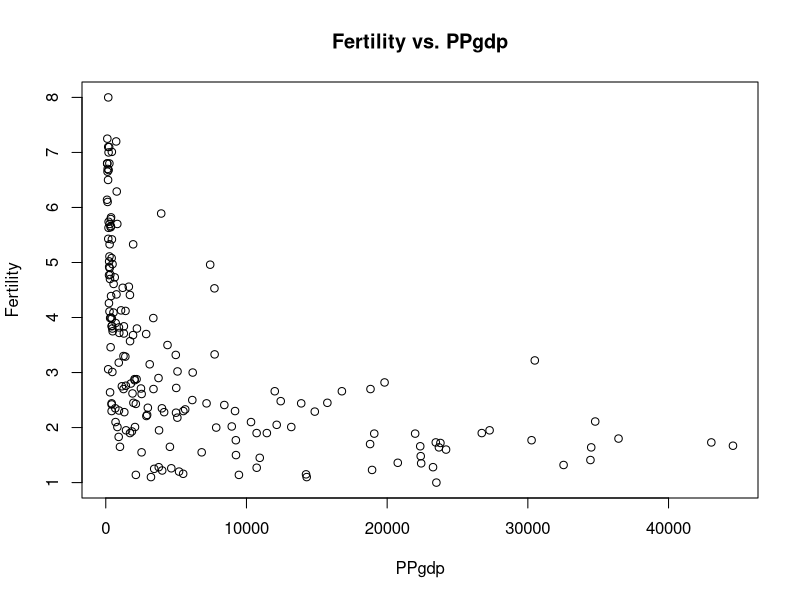
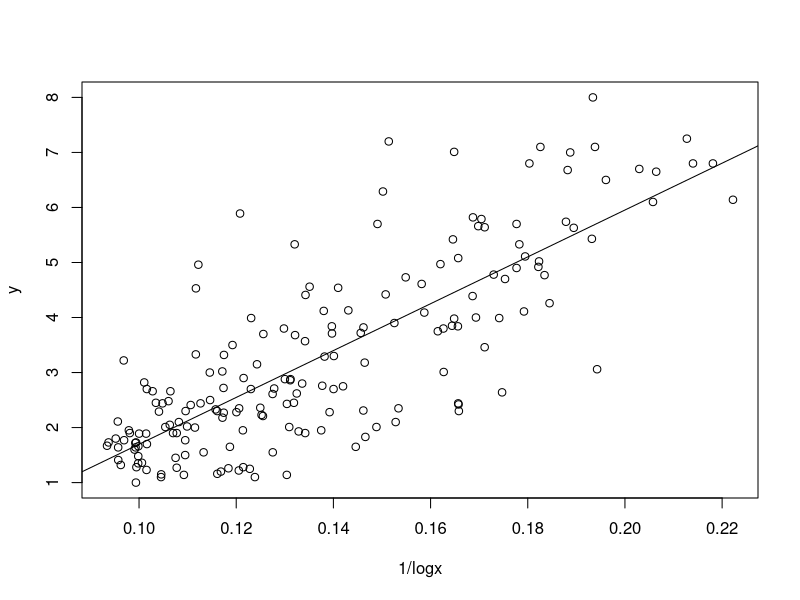
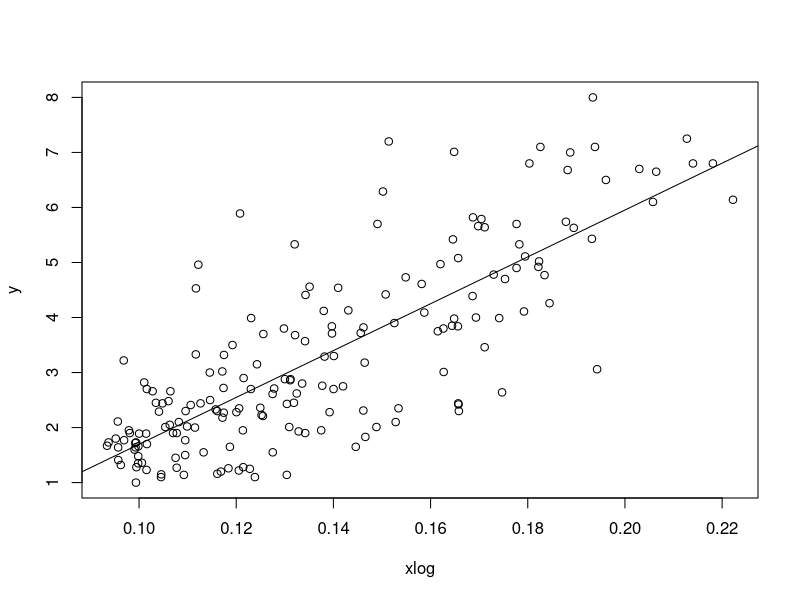
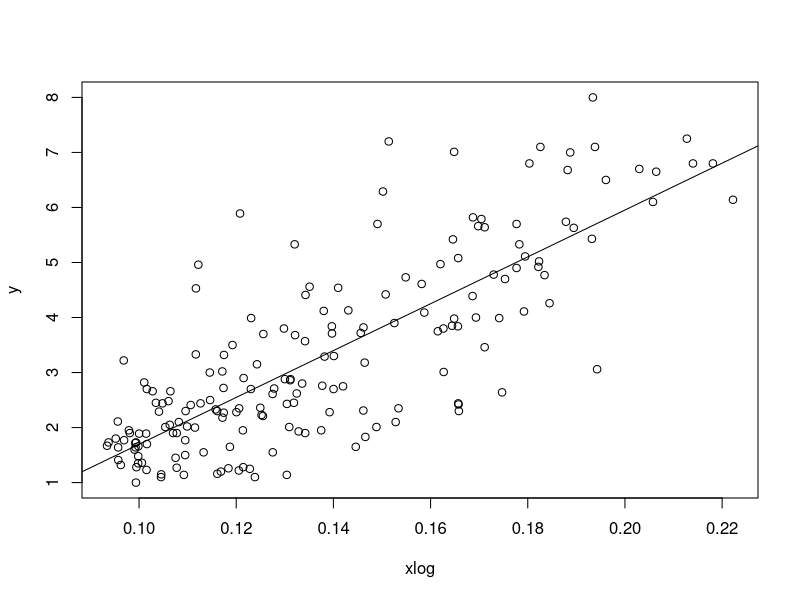
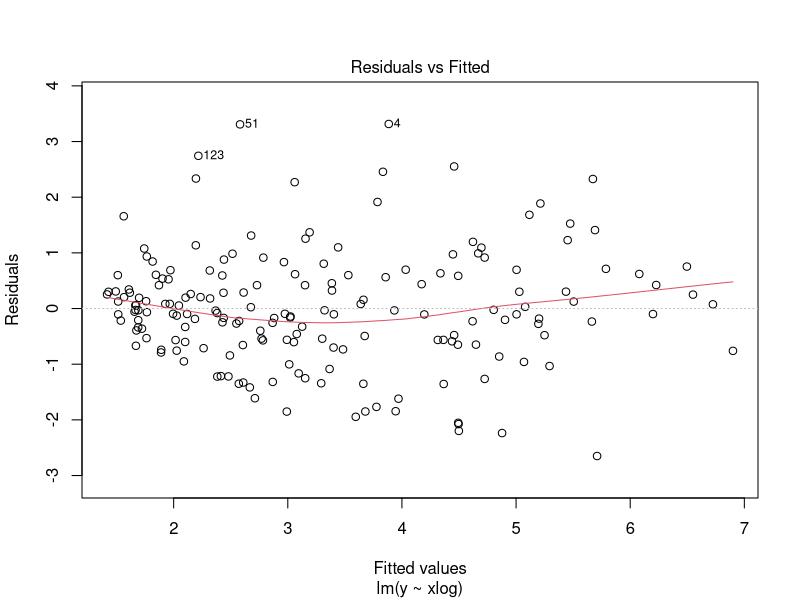
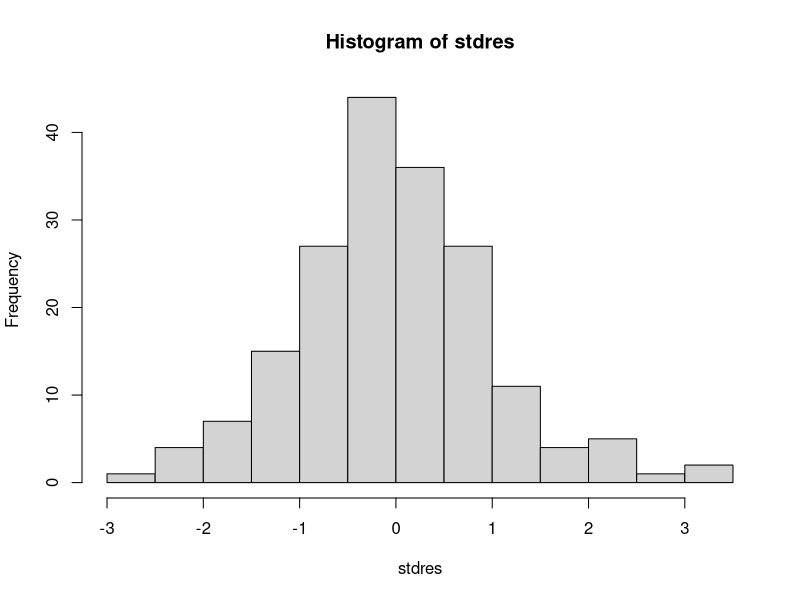
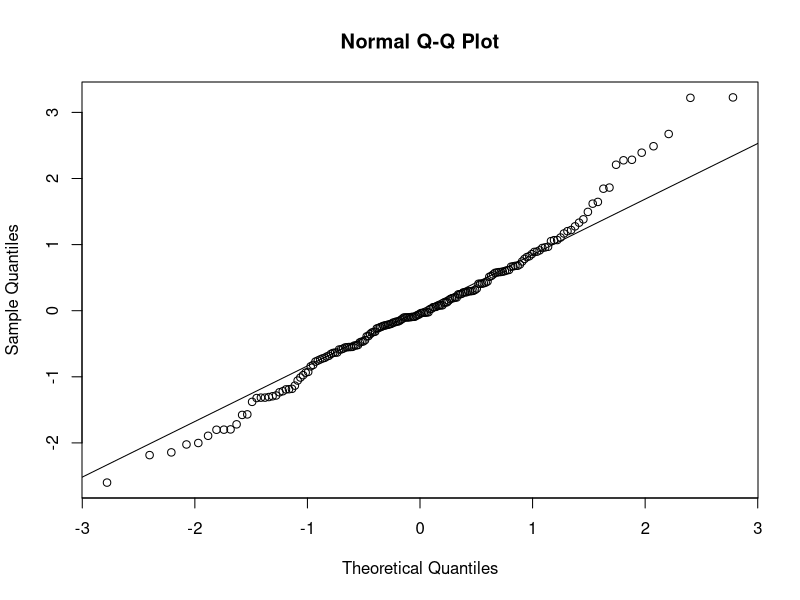
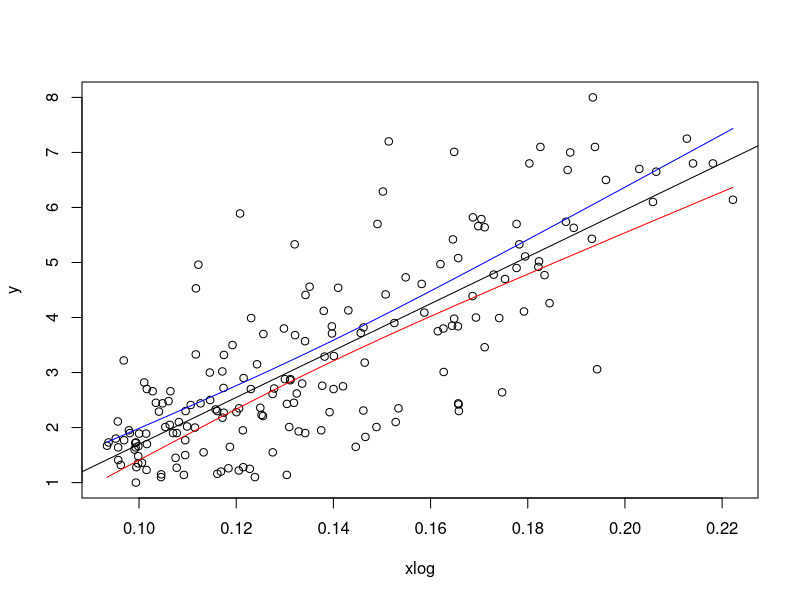

These charts were generated, in order, by the following R code:
## ---- chunk 1
#set working directory to where the file can be found
setwd("C:/Users/jyqq9/Desktop/STA 108/Project 1")

#read the data file and place in a variable
mydata = read.table("UN.txt", header = T) #header=F if no first row.

#Display some of the data
head(mydata)

#Display all of the data
mydata

#Set x and y to mydata's height and weight
x=mydata$PPgdp
y=mydata$Fertility

#Display some of the data for mydata
str(x)
str(y)
str(mydata)

#1
#plot x and y, label the axes
plot(x,y,xlab="PPgdp",ylab="Fertility",main="Fertility vs. PPgdp")

#2
#create variables for the log transformations
xlog = 1/log(x)

plot(xlog, y, xlab="1/logx",ylab="y")

#3a
#xbar and ybar
ybar=mean(y)
xbar=mean(xlog)

#n, the number of variables
n=length(x)

#betahat1 and betahat0
betahat1=sum((xlog-xbar)*(y-ybar))/sum((xlog-xbar)^2)
betahat0=ybar-betahat1*xbar
betahat0
betahat1

#plot a straight line for the data using slope and intercept
abline(a = betahat0, b = betahat1)

#yhat
yhat = betahat0+betahat1*xlog

#SSR
SSR = sum((yhat-ybar)^2)

#SSE
SSE = sum((y-yhat)^2)

#SSTO
SSTO = sum((y-ybar)^2)

#R^2 and rsquared
R2 = SSR/SSTO
R2
rsquared = (1 - SSE/SSTO)
rsquared

#3b
#lm function
model = lm(y~xlog)
summary(model)

plot(xlog,y)
#plot fitted line
abline(model$coefficients)

#3c
#matrix manipulation
head(mydata)
X=as.matrix(cbind(rep(1,n),1/log(mydata[,3])))
View(X)
str(X)

XTX = t(X)%*%X
XTXinv = solve(XTX)
Y = as.matrix(mydata[,2])
View(Y)
XTY = t(X)%*%Y
betahatMatrix = XTXinv%*%XTY
betahatMatrix

plot(xlog,y)
#draw fitted matrix line
abline(betahatMatrix)

Yhat = X%*%betahatMatrix
head(Yhat)

res = as.vector(Y - Yhat)
head(res)
SSE = res%*%res

SSTO = sum((Y-mean(Y))^2)

Rsquaredmatrix = 1 - SSE/SSTO
Rsquaredmatrix

#4
model = lm(y~xlog)
plot(model, which=1)
#The dispersion of the residuals seem to be smaller at first, but they spread out as
#fitted values increase. At the end they shrink again, but the change is not severe.
stdres=rstandard(model)
hist(stdres)
#The histogram appears unimodal, with the standard deviation of residuals
#going to -3 and 3. 
qqnorm(stdres)
qqline(stdres)
#The QQ plot lies mostly along the line, so there is a mostly normal distribution.

#5
#test whether beta1 = 0 at 0.05 significance level
#H0: b1 = 0 v.s. H1: b1 =/= 0
#T.S. t* = (b1hat - 0)/SE(b1hat)
summary(model)
#for the lm model, the slope has a p-value of < 2*10^-16, therefore the conclusion
#is to reject the null hypothesis

#6
MSE = summary(model)$sigma^2
Xh = 1/log(20000)
Yh=betahat0+betahat1*Xh
Yh+c(-1,1)*qt((1-0.01/2),n-2)*sqrt(MSE*(1/n + ((Xh-mean(xlog))^2)/sum((xlog-mean(xlog))^2)))
#1.438266 2.038231

#7
xseq = seq(min(mydata[,3]), max(mydata[,3]), 0.1)
xlogseq = 1/log(xseq)
W = sqrt(2*qf(1-0.05, 2, n-2))
yseq=betahat0+betahat1*xlogseq
se.y.seq = sqrt(MSE*(1/n + ((xlogseq-mean(xlog))^2)/sum((xlog-mean(xlog))^2)))
low = yseq - W*se.y.seq
high = yseq + W*se.y.seq

plot(xlog, y)
abline(betahat0,betahat1)
lines(xlogseq,low, col="red")
lines(xlogseq,high, col="blue")

#8
MSE = summary(model)$sigma^2
Xh = 1/log(25000)
Yh=betahat0+betahat1*Xh
Yh+c(-1,1)*qt((1-0.01/2),n-2)*sqrt(MSE*(1/n + 1 + ((Xh-mean(xlog))^2)/sum((xlog-mean(xlog))^2)))
#-1.057710  4.344765
